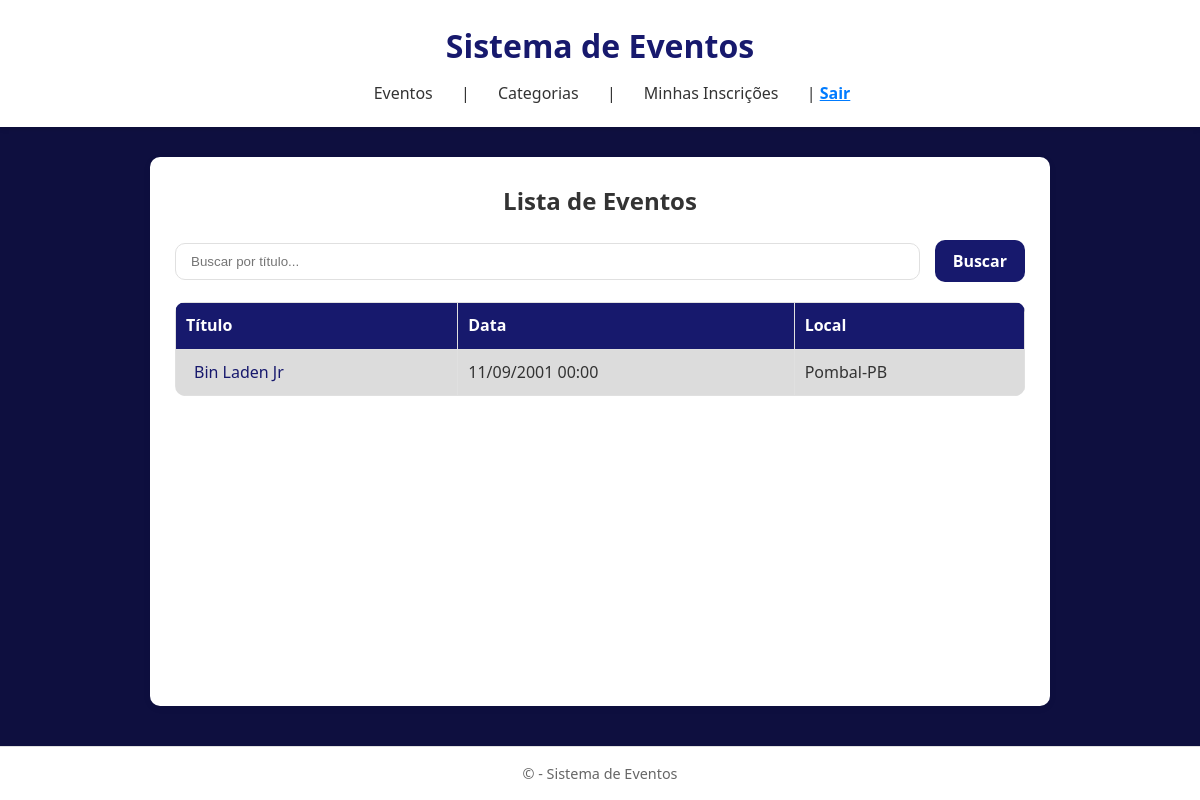
The page /events/ (signed in) on the database as committed earlier.
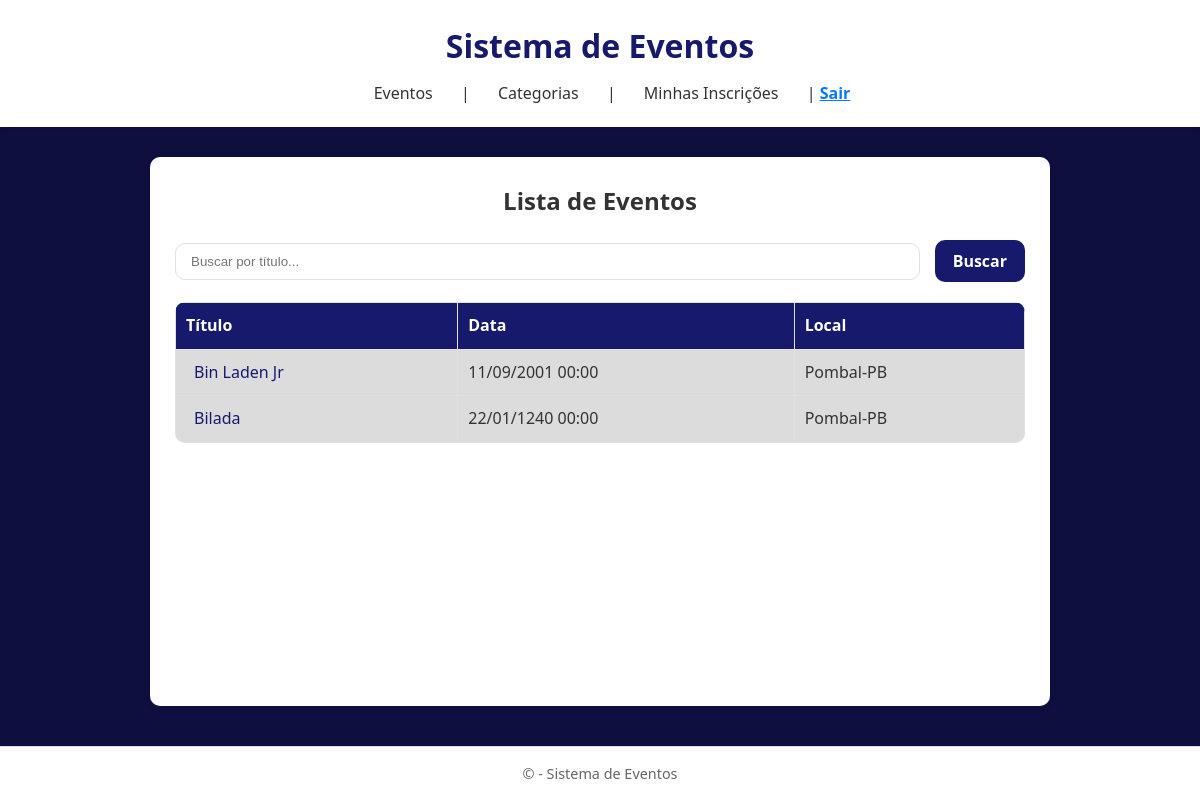
The same page on the database as committed later.
### core/models.py (models this page shows, shortened)
class BaseModel(models.Model):
    created_at = models.DateTimeField(auto_now_add=True, null=True)
    updated_at = models.DateTimeField(auto_now=True, null=True)
    deleted_at = models.DateTimeField(auto_now=True, null=True)
    is_deleted = models.BooleanField(default=False, null=True)
    class Meta:
        abstract = True

class Events(BaseModel):
    date_time = models.DateTimeField()
    title = models.CharField(max_length=50)
    vagas = models.IntegerField(default=30)
    descriptions = models.TextField()
    local = models.CharField()
    category = models.ManyToManyField(CategoryEvent)

### core/views.py (the view)
# urls.py: path('events/', views.EventListView.as_view(), name='event_list'),
class EventListView(LoginRequiredMixin, ListView):
    model = Events
    template_name = 'eventos/event_list.html'
    context_object_name = 'events'
    extra_context = {'page_title': _('Lista de Eventos')}
    paginate_by = 4
    def get_queryset(self):
        query = self.request.GET.get('q', '')
        if query:
            return Events.objects.filter(title__icontains = query)
        return Events.objects.all()
    def get_context_data(self, **kwargs):
        context = super().get_context_data(**kwargs)
        context['seach_query'] = self.request.GET.get('q', '')
        return context

### core/templates/eventos/event_list.html (shortened to what this page needs)
{% extends "eventos/base.html" %}
{% block content %}
<h2 style="text-align:center; margin-bottom:20px;">Lista de Eventos</h2>
<div class="search-container">
  <form method="get" class="search-form">
    <input type="text" name="q" placeholder="Buscar por título..." value="{{ request.GET.q }}">
    <button type="submit">Buscar</button>
  </form>
</div>
<table class="table-striped">
  <thead>
    <tr>
      <th>Título</th>
      <th>Data</th>
      <th>Local</th>
    </tr>
  </thead>
  <tbody>
    {% for event in events %}
      <tr>
        <td><a href="{% url 'event_detail' event.pk %}" class="title-link">{{ event.title }}</a></td>
        <td>{{ event.date_time|date:"d/m/Y H:i" }}</td>
        <td>{{ event.local }}</td>
      </tr>
    {% empty %}
      <tr>
        <td colspan="4" style="text-align:center;">Nenhum evento encontrado.</td>
      </tr>
    {% endfor %}
  </tbody>
</table>
{% endblock %}

Rows that differ between the two databases and show on the page:
added Events: title "Bilada", date_time "22/01/1240 00:00", local "Pombal-PB"
